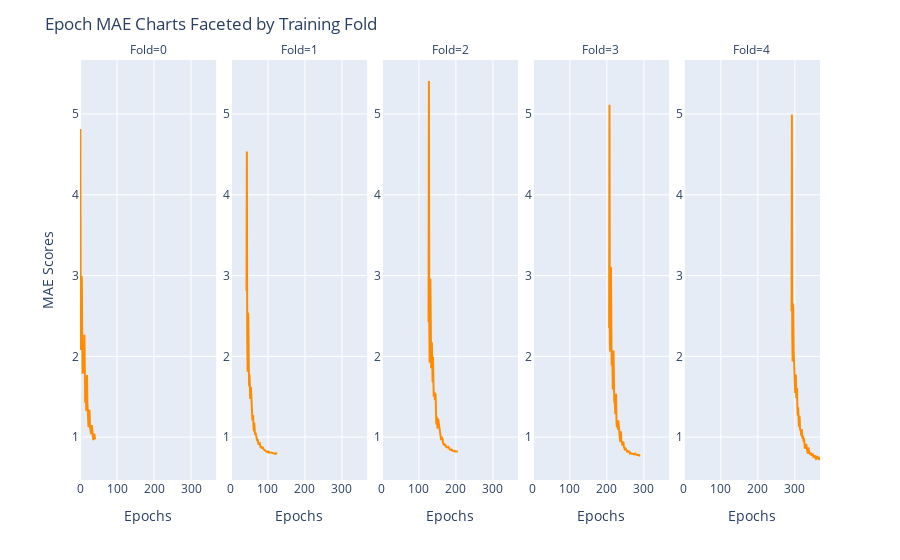

Notebook cell for this chart:
### Code cell
fig = px.line(epochs_df, x=epochs_df.index, y='MAE_Score', facet_col='Fold', color_discrete_sequence=['darkorange'])
fig.update_layout(title='Epoch MAE Charts Faceted by Training Fold')
fig.update_yaxes(title_text='', showticklabels=True)
fig.update_xaxes(title_text='Epochs', showticklabels=True)
fig.update_layout(yaxis_title='MAE Scores')
fig.show()

### Figure 1 — Plotly figure (JSON) as saved in the notebook; plotly's stock layout.template omitted (floating-point values rounded to 4 significant figures)
{"data": [{"hovertemplate": "Fold=0<br>index=%{x}<br>MAE_Score=%{y}<extra></extra>", "legendgroup": "", "line": {"color": "darkorange", "dash": "solid"}, "marker": {"symbol": "circle"}, "mode": "lines", "name": "", "orientation": "v", "showlegend": false, "type": "scatter", "x": [0, 1, 2, 3, 4, 5, 6, 7, 8, 9, 10, 11, 12, 13, 14, 15, 16, 17, 18, 19, 20, 21, 22, 23, 24, 25, 26, 27, 28, 29, 30, 31, 32, 33, 34, 35, 36, 37, 38, 39, 40, 41], "xaxis": "x", "y": [2.625, 4.814, 2.155, 2.08, 2.997, 2.962, 2.258, 1.8, 1.869, 1.803, 1.792, 2.066, 2.267, 1.854, 1.43, 1.522, 1.515, 1.324, 1.599, 1.768, 1.434, 1.235, 1.238, 1.126, 1.145, 1.34, 1.314, 1.13, 1.1, 1.094, 1.037, 1.074, 1.15, 1.105, 1.031, 0.9961, 0.9639, 0.983, 1.033, 1.04, 1.002, 0.9726], "yaxis": "y"}, {"hovertemplate": "Fold=1<br>index=%{x}<br>MAE_Score=%{y}<extra></extra>", "legendgroup": "", "line": {"color": "darkorange", "dash": "solid"}, "marker": {"symbol": "circle"}, "mode": "lines", "name": "", "orientation": "v", "showlegend": false, "type": "scatter", "x": [42, 43, 44, 45, 46, 47, 48, 49, 50, 51, 52, 53, 54, 55, 56, 57, 58, 59, 60, 61, 62, 63, 64, 65, 66, 67, 68, 69, 70, 71, 72, 73, 74, 75, 76, 77, 78, 79, 80, 81, 82, 83, 84, 85, 86, 87, 88, 89, 90, 91, 92, 93, 94, 95, 96, 97, 98, 99, 100, 101, 102, 103, 104, 105, 106, 107, 108, 109, 110, 111, 112, 113, 114, 115, 116, 117, 118, 119, 120, 121, 122, 123, 124, 125], "xaxis": "x2", "y": [2.812, 4.535, 2.205, 1.81, 2.541, 2.501, 1.972, 1.631, 1.778, 1.673, 1.473, 1.56, 1.622, 1.438, 1.335, 1.282, 1.207, 1.257, 1.258, 1.114, 1.076, 1.179, 1.12, 1.031, 1.058, 1.045, 1.006, 1.02, 0.988, 0.9517, 0.9742, 0.9585, 0.9088, 0.9157, 0.9259, 0.9203, 0.924, 0.8999, 0.8703, 0.882, 0.8776, 0.858, 0.8721, 0.8806, 0.8576, 0.8555, 0.8544, 0.8453, 0.8409, 0.8396, 0.8324, 0.83, 0.829, 0.8161, 0.8148, 0.8189, 0.8168, 0.8219, 0.8192, 0.8131, 0.8173, 0.8116, 0.8131, 0.8127, 0.809, 0.8101, 0.8091, 0.8054, 0.8048, 0.8027, 0.8029, 0.8022, 0.8039, 0.8039, 0.8018, 0.7993, 0.7935, 0.7914, 0.7904, 0.7945, 0.8008, 0.7994, 0.8046, 0.7951], "yaxis": "y2"}, {"hovertemplate": "Fold=2<br>index=%{x}<br>MAE_Score=%{y}<extra></extra>", "legendgroup": "", "line": {"color": "darkorange", "dash": "solid"}, "marker": {"symbol": "circle"}, "mode": "lines", "name": "", "orientation": "v", "showlegend": false, "type": "scatter", "x": [126, 127, 128, 129, 130, 131, 132, 133, 134, 135, 136, 137, 138, 139, 140, 141, 142, 143, 144, 145, 146, 147, 148, 149, 150, 151, 152, 153, 154, 155, 156, 157, 158, 159, 160, 161, 162, 163, 164, 165, 166, 167, 168, 169, 170, 171, 172, 173, 174, 175, 176, 177, 178, 179, 180, 181, 182, 183, 184, 185, 186, 187, 188, 189, 190, 191, 192, 193, 194, 195, 196, 197, 198, 199, 200, 201, 202, 203, 204, 205], "xaxis": "x3", "y": [2.426, 5.409, 2.42, 1.92, 2.832, 2.96, 2.431, 1.852, 2.067, 2.173, 1.768, 1.68, 1.996, 1.873, 1.504, 1.511, 1.56, 1.461, 1.528, 1.541, 1.311, 1.157, 1.253, 1.224, 1.107, 1.146, 1.23, 1.197, 1.132, 1.095, 1.04, 1.003, 1.013, 0.9799, 0.964, 0.9895, 0.9936, 0.984, 0.9795, 0.9293, 0.9062, 0.9141, 0.9076, 0.8938, 0.9072, 0.9028, 0.8953, 0.8919, 0.8703, 0.8732, 0.8854, 0.8751, 0.8653, 0.8726, 0.8778, 0.8745, 0.8643, 0.8497, 0.8458, 0.8448, 0.8408, 0.8395, 0.8462, 0.8482, 0.8411, 0.8344, 0.8316, 0.8287, 0.8248, 0.825, 0.8309, 0.8314, 0.8277, 0.8224, 0.8217, 0.8235, 0.8265, 0.8247, 0.8237, 0.823], "yaxis": "y3"}, {"hovertemplate": "Fold=3<br>index=%{x}<br>MAE_Score=%{y}<extra></extra>", "legendgroup": "", "line": {"color": "darkorange", "dash": "solid"}, "marker": {"symbol": "circle"}, "mode": "lines", "name": "", "orientation": "v", "showlegend": false, "type": "scatter", "x": [206, 207, 208, 209, 210, 211, 212, 213, 214, 215, 216, 217, 218, 219, 220, 221, 222, 223, 224, 225, 226, 227, 228, 229, 230, 231, 232, 233, 234, 235, 236, 237, 238, 239, 240, 241, 242, 243, 244, 245, 246, 247, 248, 249, 250, 251, 252, 253, 254, 255, 256, 257, 258, 259, 260, 261, 262, 263, 264, 265, 266, 267, 268, 269, 270, 271, 272, 273, 274, 275, 276, 277, 278, 279, 280, 281, 282, 283, 284, 285, 286, 287, 288, 289, 290], "xaxis": "x4", "y": [2.348, 5.114, 2.172, 2.057, 3.063, 3.108, 2.429, 1.886, 2.04, 1.905, 1.59, 1.887, 2.071, 1.676, 1.43, 1.488, 1.362, 1.283, 1.536, 1.519, 1.189, 1.124, 1.206, 1.101, 1.092, 1.207, 1.159, 1.01, 1.008, 0.9973, 0.9423, 1.027, 1.071, 0.9658, 0.9066, 0.9178, 0.8965, 0.9047, 0.9442, 0.928, 0.8811, 0.8694, 0.8594, 0.84, 0.8499, 0.8568, 0.8439, 0.8416, 0.8357, 0.8216, 0.8275, 0.8219, 0.8126, 0.8117, 0.8136, 0.8189, 0.8128, 0.7964, 0.7999, 0.8003, 0.7978, 0.7996, 0.8014, 0.798, 0.7939, 0.7883, 0.7857, 0.7863, 0.7872, 0.7926, 0.7967, 0.789, 0.786, 0.7831, 0.7776, 0.7812, 0.7844, 0.7815, 0.7776, 0.7727, 0.7715, 0.7732, 0.7724, 0.7765, 0.7783], "yaxis": "y4"}, {"hovertemplate": "Fold=4<br>index=%{x}<br>MAE_Score=%{y}<extra></extra>", "legendgroup": "", "line": {"color": "darkorange", "dash": "solid"}, "marker": {"symbol": "circle"}, "mode": "lines", "name": "", "orientation": "v", "showlegend": false, "type": "scatter", "x": [291, 292, 293, 294, 295, 296, 297, 298, 299, 300, 301, 302, 303, 304, 305, 306, 307, 308, 309, 310, 311, 312, 313, 314, 315, 316, 317, 318, 319, 320, 321, 322, 323, 324, 325, 326, 327, 328, 329, 330, 331, 332, 333, 334, 335, 336, 337, 338, 339, 340, 341, 342, 343, 344, 345, 346, 347, 348, 349, 350, 351, 352, 353, 354, 355, 356, 357, 358, 359, 360, 361, 362, 363, 364, 365, 366, 367, 368], "xaxis": "x5", "y": [2.559, 4.996, 2.273, 1.935, 2.652, 2.596, 2.058, 1.83, 2.036, 1.817, 1.547, 1.761, 1.761, 1.48, 1.566, 1.607, 1.346, 1.268, 1.369, 1.199, 1.128, 1.267, 1.243, 1.094, 1.092, 1.092, 1.017, 1.05, 1.101, 1.002, 0.9834, 1.017, 0.9458, 0.9392, 0.9866, 0.9222, 0.8602, 0.8691, 0.8682, 0.8905, 0.9175, 0.8666, 0.8202, 0.8209, 0.7963, 0.8336, 0.8731, 0.8316, 0.7865, 0.7902, 0.787, 0.8021, 0.8099, 0.7816, 0.7803, 0.7729, 0.7745, 0.7974, 0.769, 0.749, 0.7455, 0.7555, 0.7787, 0.7779, 0.7474, 0.7314, 0.7303, 0.7368, 0.7689, 0.758, 0.7356, 0.7294, 0.7325, 0.7481, 0.7531, 0.735, 0.73, 0.7418], "yaxis": "y5"}], "layout": {"annotations": [{"font": {}, "showarrow": false, "text": "Fold=0", "x": 0.092, "xanchor": "center", "xref": "paper", "y": 1, "yanchor": "bottom", "yref": "paper"}, {"font": {}, "showarrow": false, "text": "Fold=1", "x": 0.296, "xanchor": "center", "xref": "paper", "y": 1, "yanchor": "bottom", "yref": "paper"}, {"font": {}, "showarrow": false, "text": "Fold=2", "x": 0.5, "xanchor": "center", "xref": "paper", "y": 1, "yanchor": "bottom", "yref": "paper"}, {"font": {}, "showarrow": false, "text": "Fold=3", "x": 0.704, "xanchor": "center", "xref": "paper", "y": 1, "yanchor": "bottom", "yref": "paper"}, {"font": {}, "showarrow": false, "text": "Fold=4", "x": 0.908, "xanchor": "center", "xref": "paper", "y": 1, "yanchor": "bottom", "yref": "paper"}], "autosize": true, "legend": {"tracegroupgap": 0}, "margin": {"t": 60}, "title": {"text": "Epoch MAE Charts Faceted by Training Fold"}, "xaxis": {"anchor": "y", "autorange": true, "domain": [0, 0.184], "range": [0, 368], "showticklabels": true, "title": {"text": "Epochs"}, "type": "linear"}, "xaxis2": {"anchor": "y2", "autorange": true, "domain": [0.204, 0.388], "matches": "x", "range": [0, 368], "showticklabels": true, "title": {"text": "Epochs"}, "type": "linear"}, "xaxis3": {"anchor": "y3", "autorange": true, "domain": [0.408, 0.592], "matches": "x", "range": [0, 368], "showticklabels": true, "title": {"text": "Epochs"}, "type": "linear"}, "xaxis4": {"anchor": "y4", "autorange": true, "domain": [0.612, 0.796], "matches": "x", "range": [0, 368], "showticklabels": true, "title": {"text": "Epochs"}, "type": "linear"}, "xaxis5": {"anchor": "y5", "autorange": true, "domain": [0.816, 1], "matches": "x", "range": [0, 368], "showticklabels": true, "title": {"text": "Epochs"}, "type": "linear"}, "yaxis": {"anchor": "x", "autorange": true, "domain": [0, 1], "range": [0.4694, 5.669], "showticklabels": true, "title": {"text": "MAE Scores"}, "type": "linear"}, "yaxis2": {"anchor": "x2", "autorange": true, "domain": [0, 1], "matches": "y", "range": [0.4694, 5.669], "showticklabels": true, "title": {"text": ""}, "type": "linear"}, "yaxis3": {"anchor": "x3", "autorange": true, "domain": [0, 1], "matches": "y", "range": [0.4694, 5.669], "showticklabels": true, "title": {"text": ""}, "type": "linear"}, "yaxis4": {"anchor": "x4", "autorange": true, "domain": [0, 1], "matches": "y", "range": [0.4694, 5.669], "showticklabels": true, "title": {"text": ""}, "type": "linear"}, "yaxis5": {"anchor": "x5", "autorange": true, "domain": [0, 1], "matches": "y", "range": [0.4694, 5.669], "showticklabels": true, "title": {"text": ""}, "type": "linear"}}}
